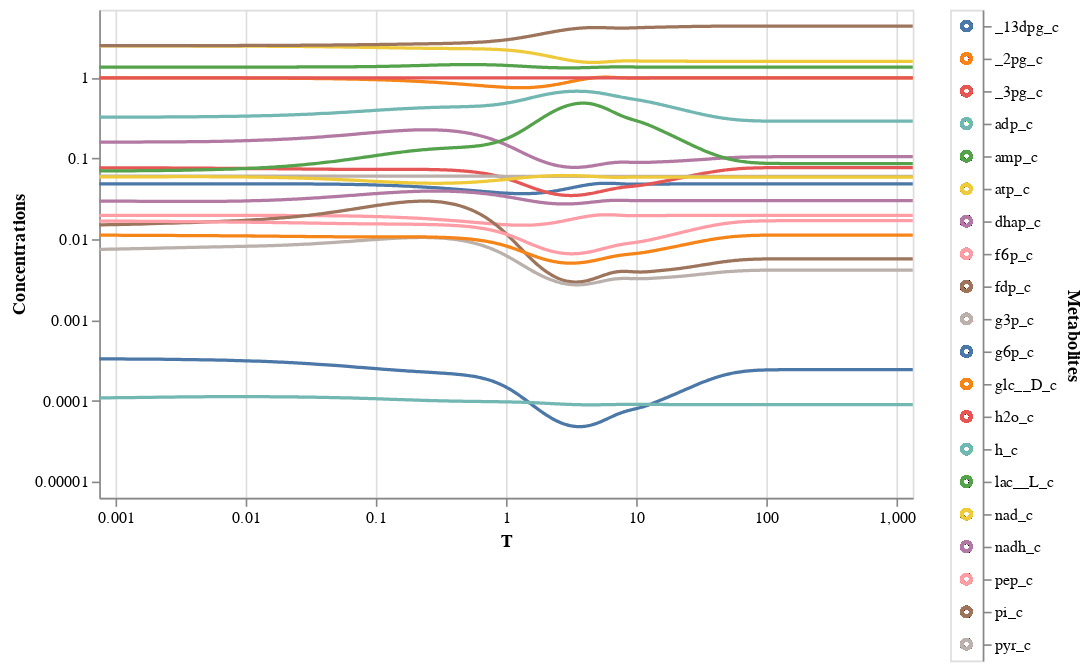

The cell this chart's notebook holds for it:
### Code cell
view_all_conc_sol(conc_sol,plot_type='logxlogy',xlim=[1e-3,1e3],xlabel="T")

### Figure 1 — Vega-Lite specification as saved in the notebook (floating-point values rounded to 4 significant figures; data arrays with more than 128 entries replaced by an {"elided": "..."} marker saying what was removed)
{"config": {"view": {"continuousWidth": 400, "continuousHeight": 300}}, "hconcat": [{"mark": {"type": "line", "clip": true}, "encoding": {"color": {"condition": {"type": "nominal", "field": "Metabolites", "legend": null, "selection": "selector004"}, "value": "lightgray"}, "tooltip": [{"type": "nominal", "field": "Metabolites"}, {"type": "quantitative", "field": "Time"}, {"type": "quantitative", "field": "Concentrations"}], "x": {"type": "quantitative", "axis": {"tickCount": 5}, "field": "Time", "scale": {"domain": [0.001, 1000.0], "padding": 10, "type": "log"}, "title": "T"}, "y": {"type": "quantitative", "axis": {"grid": false, "tickCount": 5}, "field": "Concentrations", "scale": {"domain": [1e-05, 4.375], "padding": 10, "type": "log"}, "title": "Concentrations"}}, "height": 300, "selection": {"selector005": {"type": "interval", "bind": "scales", "encodings": ["x", "y"]}}, "width": 500}, {"mark": "point", "encoding": {"color": {"condition": {"type": "nominal", "field": "Metabolites", "legend": null, "selection": "selector004"}, "value": "lightgray"}, "y": {"type": "nominal", "axis": {"orient": "right"}, "field": "Metabolites"}}, "selection": {"selector004": {"type": "multi", "fields": ["Metabolites"]}}}], "data": {"name": "data-1a7b76d46d87e67adb2cc1b6e6729c5d"}, "$schema": "https://vega.github.io/schema/vega-lite/v4.8.1.json", "datasets": {"data-1a7b76d46d87e67adb2cc1b6e6729c5d": {"elided": "15660 records"}}}
